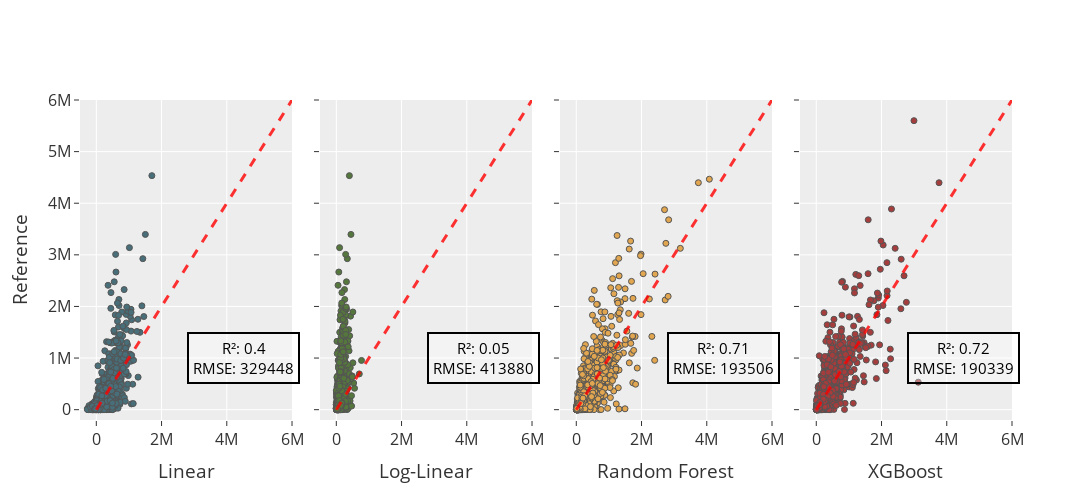

The notebook cell saved with this chart:
### Code cell
import plotly.graph_objects as go
from plotly.subplots import make_subplots


fig = make_subplots(
    rows=1, cols=4, shared_xaxes=True, shared_yaxes=True, horizontal_spacing=0.03
)


for trace in fig_lr["data"]:
    fig.add_trace(
        go.Scatter(
            x=trace.x,
            y=trace.y,
            mode="markers",
            marker_line_width=1,
            line=dict(color="#36616D"),
        ),
        row=1,
        col=1,
    )
    fig.add_shape(
        type="line",
        x0=0,
        x1=6e6,
        y0=0,
        y1=6e6,
        line=dict(color="red", width=3, dash="dash"),
        row=1,
        col=1,
    )

for annotation in fig_lr["layout"]["annotations"]:
    annotation = go.layout.Annotation(
        text=annotation.text,
        x=annotation.x,
        y=annotation.y,
        showarrow=annotation.showarrow,
        font=annotation.font,
        xanchor=annotation.xanchor,
        bgcolor="rgba(255, 255, 255, 0.3)",  # Background color with transparency
        bordercolor="black",  # Border color
        borderwidth=2,  # Border width
        borderpad=4,  # Padding for the border
    )
    fig.add_annotation(annotation, row=1, col=1)


for trace in fig_llr["data"]:
    fig.add_trace(
        go.Scatter(
            x=trace.x,
            y=trace.y,
            mode="markers",
            marker_line_width=1,
            line=dict(color="#456B2B"),
        ),
        row=1,
        col=2,
    )
    fig.add_shape(
        type="line",
        x0=0,
        x1=6e6,
        y0=0,
        y1=6e6,
        line=dict(color="red", width=3, dash="dash"),
        row=1,
        col=2,
    )

for annotation in fig_llr["layout"]["annotations"]:
    annotation = go.layout.Annotation(
        text=annotation.text,
        x=annotation.x,
        y=annotation.y,
        showarrow=annotation.showarrow,
        font=annotation.font,
        xanchor=annotation.xanchor,
        bgcolor="rgba(255, 255, 255, 0.3)",  # Background color with transparency
        bordercolor="black",  # Border color
        borderwidth=2,  # Border width
        borderpad=4,  # Padding for the border
    )
    fig.add_annotation(annotation, row=1, col=2)

for trace in fig_rd["data"]:
    trace.line.color = "purple"
    fig.add_trace(
        go.Scatter(
            x=trace.x,
            y=trace.y,
            mode="markers",
            marker_line_width=1,
            line=dict(color="#E09F3E"),
        ),
        row=1,
        col=3,
    )
    fig.add_shape(
        type="line",
        x0=0,
        x1=6e6,
        y0=0,
        y1=6e6,
        line=dict(color="red", width=3, dash="dash"),
        row=1,
        col=3,
    )

for annotation in fig_rd["layout"]["annotations"]:
    annotation = go.layout.Annotation(
        text=annotation.text,
        x=annotation.x,
        y=annotation.y,
        showarrow=annotation.showarrow,
        font=annotation.font,
        xanchor=annotation.xanchor,
        bgcolor="rgba(255, 255, 255, 0.3)",  # Background color with transparency
        bordercolor="black",  # Border color
        borderwidth=2,  # Border width
        borderpad=4,  # Padding for the border
    )
    fig.add_annotation(annotation, row=1, col=3)


for trace in fig_xgb["data"]:
    fig.add_trace(
        go.Scatter(
            x=trace.x,
            y=trace.y,
            mode="markers",
            marker_line_width=1,
            line=dict(color="#9E2A2B"),
        ),
        row=1,
        col=4,
    )
    fig.add_shape(
        type="line",
        x0=0,
        x1=6e6,
        y0=0,
        y1=6e6,
        line=dict(color="red", width=3, dash="dash"),
        row=1,
        col=4,
    )

for annotation in fig_xgb["layout"]["annotations"]:
    annotation = go.layout.Annotation(
        text=annotation.text,
        x=annotation.x,
        y=annotation.y,
        showarrow=annotation.showarrow,
        font=annotation.font,
        xanchor=annotation.xanchor,
        bgcolor="rgba(255, 255, 255, 0.3)",  # Background color with transparency
        bordercolor="black",  # Border color
        borderwidth=2,  # Border width
        borderpad=4,  # Padding for the border
    )
    fig.add_annotation(annotation, row=1, col=4)

fig.update_layout(width=1500, height=500, template="ggplot2", font=dict(size=16))

fig.update_xaxes(
    range=[-0.5e6, 6e6],
    title="Linear",
    row=1,
    col=1,
    showline=True,
    showgrid=True,
    showticklabels=True,
)
fig.update_xaxes(
    range=[-0.5e6, 6e6],
    title="Log-Linear",
    row=1,
    col=2,
    showline=True,
    showgrid=True,
    showticklabels=True,
)
fig.update_xaxes(
    range=[-0.5e6, 6e6],
    title="Random Forest",
    row=1,
    col=3,
    showline=True,
    showgrid=True,
    showticklabels=True,
)
fig.update_xaxes(
    range=[-0.5e6, 6e6],
    title="XGBoost",
    row=1,
    col=4,
    showline=True,
    showgrid=True,
    showticklabels=True,
)
fig.update_yaxes(
    range=[-0.2e6, 6e6],
    title="Reference",
    row=1,
    col=1,
    showline=True,
    showgrid=True,
    showticklabels=True,
)

fig.update_traces(opacity=0.9, showlegend=False)
fig.update_shapes(opacity=0.8)
fig.update_annotations(font_size=15)

# Show the subplots
fig.show()

fig.write_image("fig1b.pdf")

### Figure 1 — Plotly figure (JSON) as saved in the notebook; plotly's stock layout.template omitted (floating-point values rounded to 4 significant figures; data arrays with more than 128 entries replaced by an {"elided": "..."} marker saying what was removed)
{"data": [{"line": {"color": "#36616D"}, "marker": {"line": {"width": 1}}, "mode": "markers", "opacity": 0.9, "showlegend": false, "type": "scatter", "x": {"elided": "2212 float values"}, "xaxis": "x", "y": {"elided": "2212 float values"}, "yaxis": "y"}, {"line": {"color": "#456B2B"}, "marker": {"line": {"width": 1}}, "mode": "markers", "opacity": 0.9, "showlegend": false, "type": "scatter", "x": {"elided": "2212 float values"}, "xaxis": "x2", "y": {"elided": "2212 float values"}, "yaxis": "y2"}, {"line": {"color": "#E09F3E"}, "marker": {"line": {"width": 1}}, "mode": "markers", "opacity": 0.9, "showlegend": false, "type": "scatter", "x": {"elided": "3656 float values"}, "xaxis": "x3", "y": {"elided": "3656 float values"}, "yaxis": "y3"}, {"line": {"color": "#9E2A2B"}, "marker": {"line": {"width": 1}}, "mode": "markers", "opacity": 0.9, "showlegend": false, "type": "scatter", "x": {"elided": "3656 float values"}, "xaxis": "x4", "y": {"elided": "3656 float values"}, "yaxis": "y4"}], "layout": {"annotations": [{"bgcolor": "rgba(255, 255, 255, 0.3)", "bordercolor": "black", "borderpad": 4, "borderwidth": 2, "font": {"color": "black", "size": 15}, "showarrow": false, "text": "R²: 0.4<br>RMSE: 329448", "x": 4500000, "xref": "x", "y": 1000000, "yref": "y"}, {"bgcolor": "rgba(255, 255, 255, 0.3)", "bordercolor": "black", "borderpad": 4, "borderwidth": 2, "font": {"color": "black", "size": 15}, "showarrow": false, "text": "R²: 0.05<br>RMSE: 413880", "x": 4500000, "xref": "x2", "y": 1000000, "yref": "y2"}, {"bgcolor": "rgba(255, 255, 255, 0.3)", "bordercolor": "black", "borderpad": 4, "borderwidth": 2, "font": {"color": "black", "size": 15}, "showarrow": false, "text": "R²: 0.71<br>RMSE: 193506", "x": 4500000, "xref": "x3", "y": 1000000, "yref": "y3"}, {"bgcolor": "rgba(255, 255, 255, 0.3)", "bordercolor": "black", "borderpad": 4, "borderwidth": 2, "font": {"color": "black", "size": 15}, "showarrow": false, "text": "R²: 0.72<br>RMSE: 190339", "x": 4500000, "xref": "x4", "y": 1000000, "yref": "y4"}], "font": {"size": 16}, "height": 500, "shapes": [{"line": {"color": "red", "dash": "dash", "width": 3}, "opacity": 0.8, "type": "line", "x0": 0, "x1": 6000000, "xref": "x", "y0": 0, "y1": 6000000, "yref": "y"}, {"line": {"color": "red", "dash": "dash", "width": 3}, "opacity": 0.8, "type": "line", "x0": 0, "x1": 6000000, "xref": "x2", "y0": 0, "y1": 6000000, "yref": "y2"}, {"line": {"color": "red", "dash": "dash", "width": 3}, "opacity": 0.8, "type": "line", "x0": 0, "x1": 6000000, "xref": "x3", "y0": 0, "y1": 6000000, "yref": "y3"}, {"line": {"color": "red", "dash": "dash", "width": 3}, "opacity": 0.8, "type": "line", "x0": 0, "x1": 6000000, "xref": "x4", "y0": 0, "y1": 6000000, "yref": "y4"}], "width": 1500, "xaxis": {"anchor": "y", "domain": [0, 0.2275], "range": [-500000, 6000000], "showgrid": true, "showline": true, "showticklabels": true, "title": {"text": "Linear"}, "type": "linear"}, "xaxis2": {"anchor": "y2", "domain": [0.2575, 0.485], "range": [-500000, 6000000], "showgrid": true, "showline": true, "showticklabels": true, "title": {"text": "Log-Linear"}, "type": "linear"}, "xaxis3": {"anchor": "y3", "domain": [0.515, 0.7425], "range": [-500000, 6000000], "showgrid": true, "showline": true, "showticklabels": true, "title": {"text": "Random Forest"}, "type": "linear"}, "xaxis4": {"anchor": "y4", "domain": [0.7725, 1], "range": [-500000, 6000000], "showgrid": true, "showline": true, "showticklabels": true, "title": {"text": "XGBoost"}, "type": "linear"}, "yaxis": {"anchor": "x", "domain": [0, 1], "range": [-200000, 6000000], "showgrid": true, "showline": true, "showticklabels": true, "title": {"text": "Reference"}, "type": "linear"}, "yaxis2": {"anchor": "x2", "domain": [0, 1], "matches": "y", "showticklabels": false, "type": "linear"}, "yaxis3": {"anchor": "x3", "domain": [0, 1], "matches": "y", "showticklabels": false, "type": "linear"}, "yaxis4": {"anchor": "x4", "domain": [0, 1], "matches": "y", "showticklabels": false, "type": "linear"}}}
